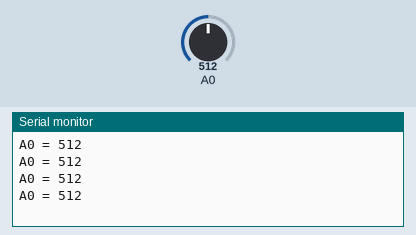
Simulated run of this sketch. Board: Arduino Uno, built with avr-gcc and run on an emulated ATmega328P. On the bench: the last lines printed to the serial monitor. Inputs (shaded band) come from the test bench; at power-on: A0 = 512.

Above: at 1.2 s.
1.3 s: A0 set to 716
At 1.71 s:
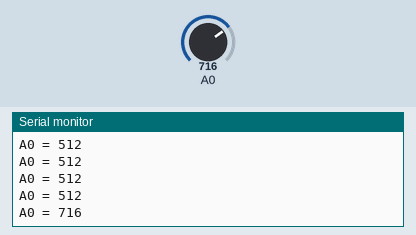
2.8 s: A0 set to 900
At 2.91 s:
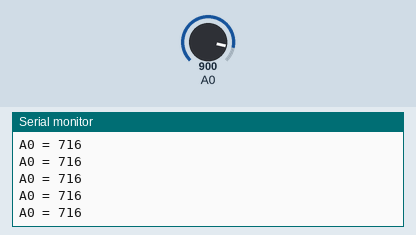
Timing chart, 0 to 5.8 s (numbered marks = the images above; inputs shaded):
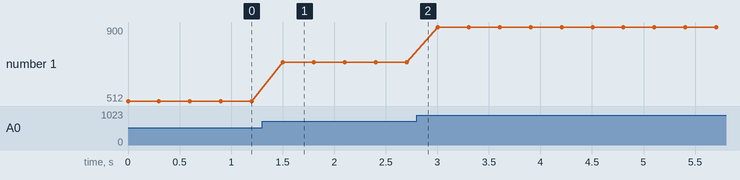

The sketch:

ntc-temp-uno.ino
```cpp
// Test capteur de température NTC : lecture analogique sur A0
// (en simulation, la température se règle avec le curseur du capteur).
void setup() {
  Serial.begin(115200);
}

void loop() {
  Serial.print("A0 = ");
  Serial.println(analogRead(A0));
  delay(300);
}
```

Measured:
- after the input at 1.3 s, the serial monitor: prints a new line after 0.20 s (image 1)
- plotted number 1: 512 → 716 after the input at 1.3 s, 716 → 900 after the input at 2.8 s
